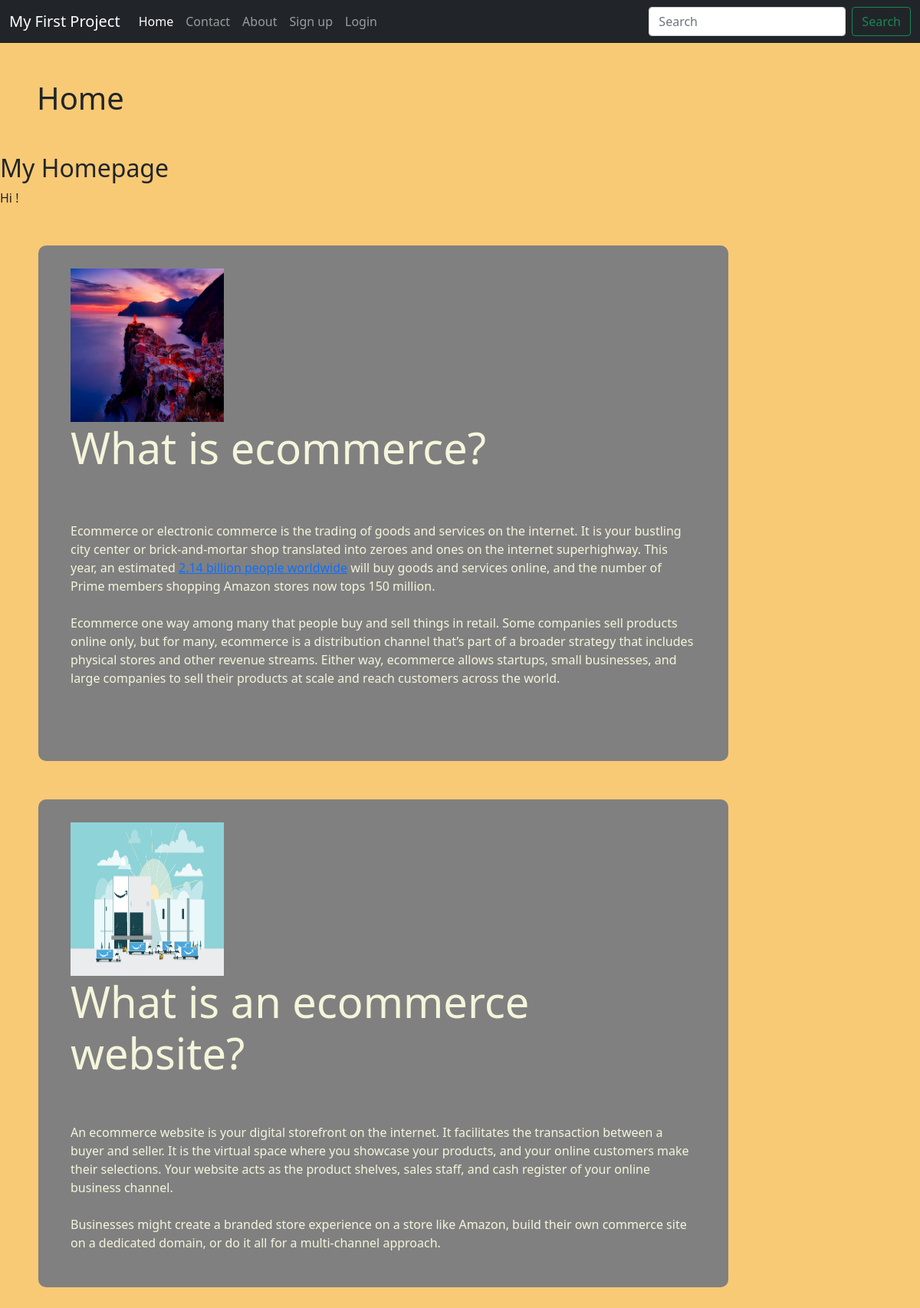
/home/, run on the app's committed database.
### mainapp/models.py (models this page shows)
class Post(models.Model):
    title = models.CharField(max_length=150)
    desc = RichTextUploadingField()
    image = models.ImageField(upload_to="images") #optional

### mainapp/views.py (the view)
# urls.py: path('home/',views.homepage, name="homepage"),
def homepage(request) :
    posts = Post.objects.all()
    return render(request, 'index.html', {'posts' : posts})

### templates/index.html (shortened to what this page needs)
<!doctype html>
{% load static %}
<html lang="en">
  <head>
    <link href="https://cdn.jsdelivr.net/npm/bootstrap@5.0.2/dist/css/bootstrap.min.css" rel="stylesheet">
    <link rel="stylesheet" href=" {% static '/ecom/css/style.css' %} ">
  </head>
  <body>
    {% include 'navbar.html' %}
    <div class="col-sm-10">
      <h1 class="my-5 mx-5">Home</h1>
{% block content %}
<h2>My Homepage</h2>
<p>Hi {{ user.username }}!</p>
{% endblock %}
      {% for post in posts %}
      <div class="blogField">
          <div class="container">
              <img src="{{post.image.url}}" style="width: 200px; height: 200px;">
                <h1 class="display-4">{{post.title}}</h1>
              <p class="lead">{{post.desc|safe}}</p>
          </div>
      </div>
      {% endfor %}
  </div>
  </body>
</html>

### templates/navbar.html (shortened to what this page needs)
<nav class="navbar navbar-expand-lg navbar-dark bg-dark">
    <div class="container-fluid">
      <a class="navbar-brand" href="/home/">My First Project</a>
      <div class="collapse navbar-collapse" id="navbarSupportedContent">
        <ul class="navbar-nav me-auto mb-2 mb-lg-0">
          <li class="nav-item">
            <a class="nav-link {% if request.path == "/home/" %} active {% endif %}" aria-current="page" href="/home/">Home</a>
          </li>
          <li class="nav-item">
            <a class="nav-link {% if request.path == "/contact/" %} active {% endif %}" aria-current="page" href="/contact/">Contact</a>
          </li>
          <li class="nav-item">
            <a class="nav-link {% if request.path == "/about/" %} active {% endif %}" aria-current="page" href="/about/">About</a>
          </li>
          {% if request.user.is_authenticated %}
          <li class="nav-item">
            <a class="nav-link {% if request.path == "/profile/" %} active {% endif %}" aria-current="page" href="/profile/">Profile</a>
          <li class="nav-item">
            <a class="nav-link {% if request.path == "/dashboard/" %} active {% endif %}" aria-current="page" href="/dashboard/">Dashboard</a>
          </li>
          <li class="nav-item">
            <a class="nav-link {% if request.path == "/logout/" %} active {% endif %}" aria-current="page" href="/logout/">Logout</a>
          </li>
          {% else %}
          <li class="nav-item">
            <a class="nav-link {% if request.path == "/signup/" %} active {% endif %}" aria-current="page" href="/signup/">Sign up</a>
          </li>
          <li class="nav-item">
            <a class="nav-link {% if request.path == "/login/" %} active {% endif %}" aria-current="page" href="/login/">Login</a>
          </li>
          {% endif %}
        </ul>
        <form class="d-flex">
          <input class="form-control me-2" type="search" placeholder="Search" aria-label="Search">
          <button class="btn btn-outline-success" type="submit">Search</button>
        </form>
      </div>
    </div>
  </nav>

### mainapp/static/ecom/css/style.css (style rules this page uses)
body { background-color: rgb(248, 202, 117); }
.blogField { background-color: gray; border-radius: 10px; margin: 50px; padding: 30px; color: beige; }

### data on the page
Post: image (picture), title "What is ecommerce?", desc "Ecommerce or electronic commerce is the trading of goods and services on the internet. It is your bustling city center or brick-and-mortar shop translated into zeroes and ones on the internet superhighway. This year, an estimated 2.14 billion people worldwide will buy goods and services online, and the number of Prime members shopping Amazon stores now tops 150 million. Ecommerce one way among many that people buy and sell things in retail. Some companies sell products online only, but for many, ecommerce is a distribution channel that’s part of a broader strategy that includes physical stores and other revenue streams. Either way, ecommerce allows startups, small businesses, and large…"
Post: image (picture), title "What is an ecommerce website?", desc "An ecommerce website is your digital storefront on the internet. It facilitates the transaction between a buyer and seller. It is the virtual space where you showcase your products, and your online customers make their selections. Your website acts as the product shelves, sales staff, and cash register of your online business channel. Businesses might create a branded store experience on a store like Amazon, build their own commerce site on a dedicated domain, or do it all for a multi-channel approach."
